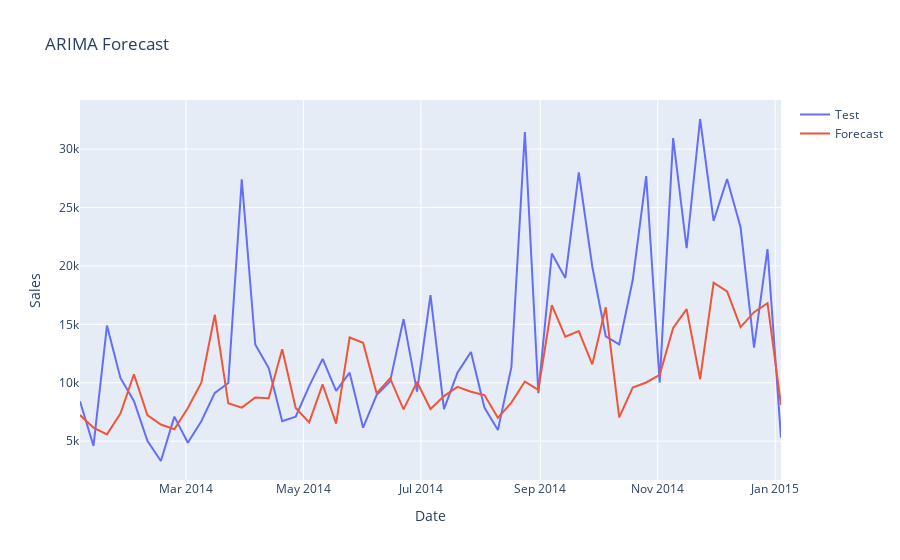

This figure's notebook cell:
### Code cell
# plot ARIMA Forecasting
plot_df = pd.DataFrame({
    'Date': test.index,
    'Test': test.values,
    'Forecast': arima_forecast
})

fig = px.line(plot_df, x='Date', y=['Test', 'Forecast'],
              title='ARIMA Forecast',
              labels={'value': 'Sales', 'variable': ''})
fig.show()
